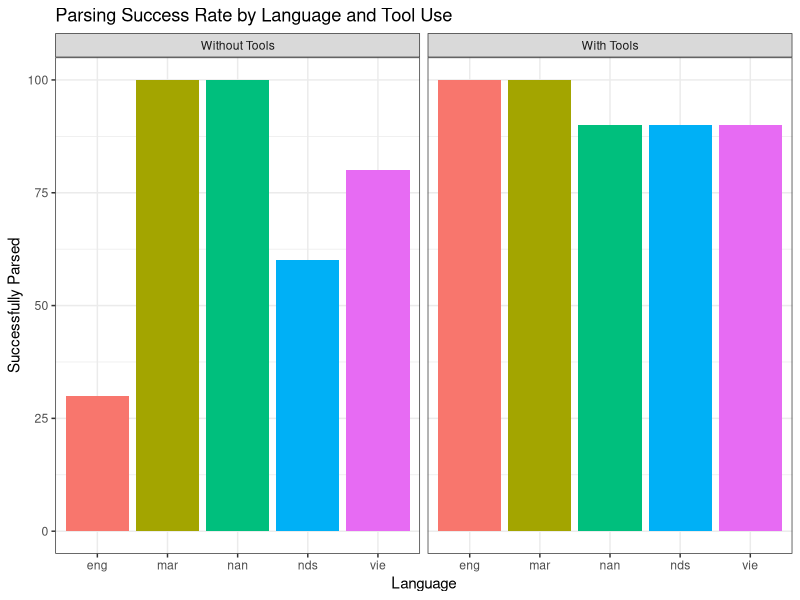
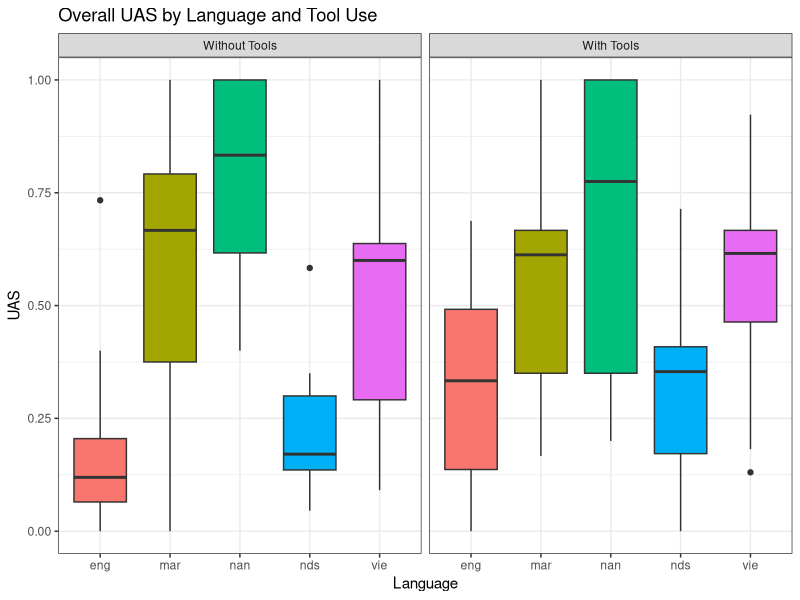
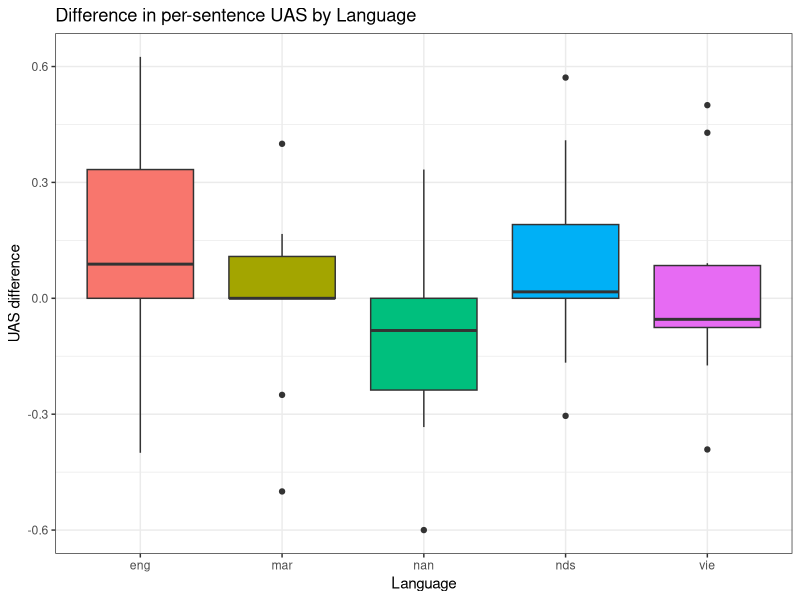
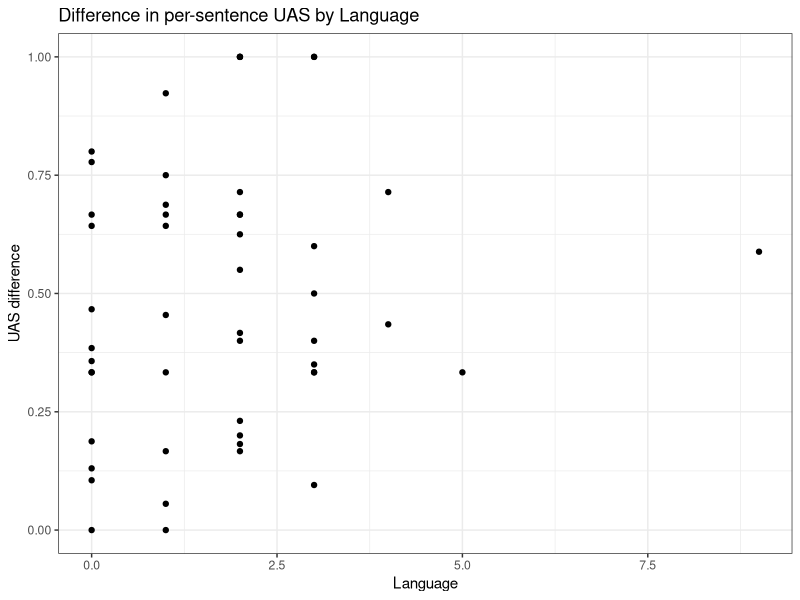

Write R code to recreate these figures, in order.
## ---- chunk 1
library(tidyverse)
## ---- chunk 2
parse <- read.csv("../../data/processed/parse.csv", stringsAsFactors = TRUE, sep = "\t")
## ---- chunk 3
parse$original_projective = ifelse(parse$original_projective == "True", TRUE, FALSE)
parse$parsed_successfully = ifelse(parse$parsed_successfully == "True", TRUE, FALSE)
parse$has_valid_tree_structure = ifelse(parse$has_valid_tree_structure == "True", TRUE, FALSE)
parse$with_tools = ifelse(parse$with_tools == "True", TRUE, FALSE)
## ---- chunk 4
head(parse)
## ---- chunk 5
summary(parse)
## ---- chunk 6
str(parse)
## ---- chunk 7
parse_summary <- parse %>%
  group_by(language, with_tools) %>%
  summarise(pct_success = mean(parsed_successfully) * 100, .groups = "drop")

ggplot(parse_summary, aes(x = language, y = pct_success, fill = language)) +
  geom_col() +
  facet_wrap(
    ~ with_tools,
    labeller = as_labeller(c(
      "TRUE" = "With Tools",
      "FALSE" = "Without Tools"
    ))
  ) +
  labs(
    x = "Language",
    y = "Successfully Parsed",
    title = "Parsing Success Rate by Language and Tool Use"
  ) +
  theme_bw() +
  theme(legend.position = "none")
## ---- chunk 8
ggplot(parse, aes(x = language, y = uas, fill = language)) +
  geom_boxplot() +
  facet_wrap(
    ~ with_tools,
    labeller = as_labeller(c(
      "TRUE" = "With Tools",
      "FALSE" = "Without Tools"
    ))
  ) +
  labs(x = "Language", y = "UAS", title = "Overall UAS by Language and Tool Use") +
  theme_bw() +
  theme(legend.position = "none")
## ---- chunk 9
uas_diff <- parse %>%
  select(sent_id, language, with_tools, uas) %>%
  pivot_wider(names_from = with_tools, values_from = uas, names_prefix = "tools_") %>%
  mutate(uas_diff = tools_TRUE - tools_FALSE)

ggplot(uas_diff, aes(x = language, y = uas_diff, fill = language)) +
  geom_boxplot() +
  labs(x = "Language", y = "UAS difference", title = "Difference in per-sentence UAS by Language") +
  theme_bw() +
  theme(legend.position = "none")
## ---- chunk 10
without_tools_only <-
  parse %>%
  filter(with_tools == FALSE)
with_tools_only <-
  parse %>%
  filter(with_tools == TRUE)

ggplot(with_tools_only, aes(x = n_tool_calls, y = uas)) +
  geom_point() +
  labs(x = "Language", y = "UAS difference", title = "Difference in per-sentence UAS by Language") +
  theme_bw() +
  theme(legend.position = "none")
## ---- chunk 11
model <- lm(uas ~ language + with_tools + n_words, data = parse)
model <- lm(uas ~ n_tool_calls, data = with_tools_only)
summary(model)
## ---- chunk 12
mean(without_tools_only$uas)
## ---- chunk 13
mean(with_tools_only$uas)
